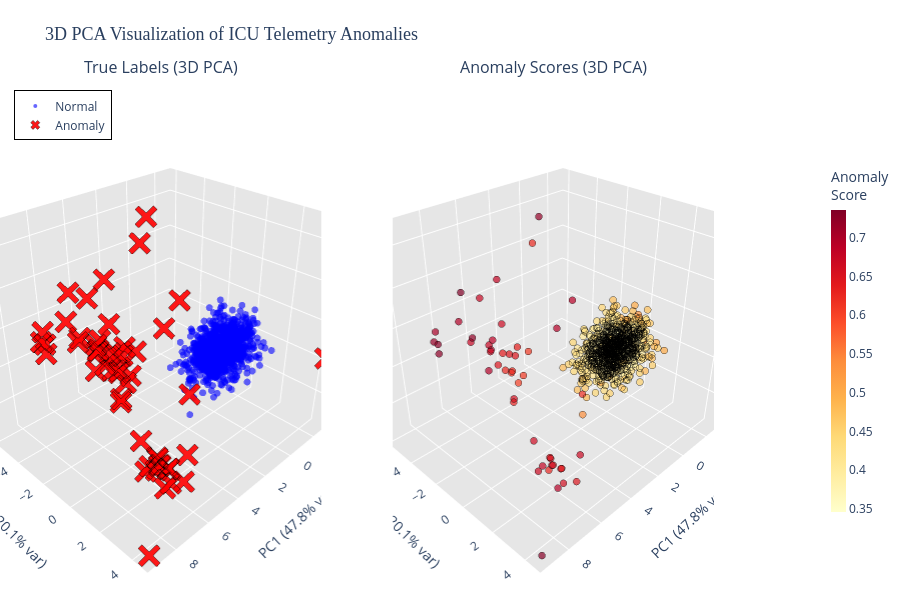

This figure's notebook cell:
### Code cell
# Visualize in 3D using PCA with Plotly
pca_3d = PCA(n_components=3, random_state=42)
X_pca_3d = pca_3d.fit_transform(X_scaled)

# Create a DataFrame for easier plotting
plot_df = pd.DataFrame({
    'PC1': X_pca_3d[:, 0],
    'PC2': X_pca_3d[:, 1],
    'PC3': X_pca_3d[:, 2],
    'True Label': ['Anomaly' if y == -1 else 'Normal' for y in y_true],
    'Anomaly Score': -anomaly_scores,  # Flip for visualization (higher = more anomalous)
    'Sample Index': range(len(X))
})

# Create two side-by-side 3D plots
from plotly.subplots import make_subplots

fig = make_subplots(
    rows=1, cols=2,
    subplot_titles=('True Labels (3D PCA)', 'Anomaly Scores (3D PCA)'),
    specs=[[{'type': 'scatter3d'}, {'type': 'scatter3d'}]],
    horizontal_spacing=0.1
)

# Plot 1: True Labels
for label, color in [('Normal', 'blue'), ('Anomaly', 'red')]:
    mask = plot_df['True Label'] == label
    fig.add_trace(
        go.Scatter3d(
            x=plot_df[mask]['PC1'],
            y=plot_df[mask]['PC2'],
            z=plot_df[mask]['PC3'],
            mode='markers',
            name=label,
            marker=dict(
                size=4 if label == 'Normal' else 8,
                color=color,
                opacity=0.6 if label == 'Normal' else 0.9,
                symbol='circle' if label == 'Normal' else 'x',
                line=dict(width=0.5, color='black') if label == 'Anomaly' else dict(width=0)
            ),
            text=[f"Sample {i}<br>{label}" for i in plot_df[mask]['Sample Index']],
            hovertemplate='<b>%{text}</b><br>PC1: %{x:.2f}<br>PC2: %{y:.2f}<br>PC3: %{z:.2f}<extra></extra>'
        ),
        row=1, col=1
    )

# Plot 2: Anomaly Scores (continuous color scale)
fig.add_trace(
    go.Scatter3d(
        x=plot_df['PC1'],
        y=plot_df['PC2'],
        z=plot_df['PC3'],
        mode='markers',
        name='Anomaly Score',
        marker=dict(
            size=4,
            color=plot_df['Anomaly Score'],
            colorscale='YlOrRd',
            opacity=0.7,
            colorbar=dict(
                title='Anomaly<br>Score',
                x=1.15,
                thickness=15,
                len=0.7
            ),
            line=dict(width=0.5, color='black')
        ),
        text=[f"Sample {i}<br>Score: {score:.3f}<br>{label}" 
              for i, score, label in zip(plot_df['Sample Index'], 
                                        plot_df['Anomaly Score'], 
                                        plot_df['True Label'])],
        hovertemplate='<b>%{text}</b><br>PC1: %{x:.2f}<br>PC2: %{y:.2f}<br>PC3: %{z:.2f}<extra></extra>',
        showlegend=False
    ),
    row=1, col=2
)

# Update layout
fig.update_layout(
    title=dict(
        text='3D PCA Visualization of ICU Telemetry Anomalies',
        font=dict(size=18, family='Arial Black')
    ),
    height=600,
    showlegend=True,
    legend=dict(
        x=0.02,
        y=0.98,
        bgcolor='rgba(255,255,255,0.8)',
        bordercolor='black',
        borderwidth=1
    ),
    margin=dict(l=0, r=0, t=80, b=0)
)

# Update 3D scene properties
scene_config = dict(
    xaxis=dict(
        title=f'PC1 ({pca_3d.explained_variance_ratio_[0]:.1%} var)',
        backgroundcolor='rgb(230, 230,230)',
        gridcolor='white'
    ),
    yaxis=dict(
        title=f'PC2 ({pca_3d.explained_variance_ratio_[1]:.1%} var)',
        backgroundcolor='rgb(230, 230,230)',
        gridcolor='white'
    ),
    zaxis=dict(
        title=f'PC3 ({pca_3d.explained_variance_ratio_[2]:.1%} var)',
        backgroundcolor='rgb(230, 230,230)',
        gridcolor='white'
    ),
    camera=dict(
        eye=dict(x=1.5, y=1.5, z=1.3)
    )
)

fig.update_scenes(scene_config, row=1, col=1)
fig.update_scenes(scene_config, row=1, col=2)

fig.show()

print(f"\n3D PCA Explained Variance:")
print(f"  - PC1: {pca_3d.explained_variance_ratio_[0]:.1%}")
print(f"  - PC2: {pca_3d.explained_variance_ratio_[1]:.1%}")
print(f"  - PC3: {pca_3d.explained_variance_ratio_[2]:.1%}")
print(f"  - Total: {pca_3d.explained_variance_ratio_.sum():.1%}")
print(f"\n💡 Tip: You can rotate, zoom, and pan the 3D plots with your mouse!")
print("     Click and drag to rotate, scroll to zoom, shift+drag to pan.")

### Figure 1 — Plotly figure (JSON) as saved in the notebook; plotly's stock layout.template omitted (floating-point values rounded to 4 significant figures; data arrays with more than 128 entries replaced by an {"elided": "..."} marker saying what was removed)
{"data": [{"hovertemplate": "<b>%{text}</b><br>PC1: %{x:.2f}<br>PC2: %{y:.2f}<br>PC3: %{z:.2f}<extra></extra>", "marker": {"color": "blue", "line": {"width": 0}, "opacity": 0.6, "size": 4, "symbol": "circle"}, "mode": "markers", "name": "Normal", "scene": "scene", "text": {"elided": "1000 str values"}, "type": "scatter3d", "x": {"elided": "1000 float values"}, "y": {"elided": "1000 float values"}, "z": {"elided": "1000 float values"}}, {"hovertemplate": "<b>%{text}</b><br>PC1: %{x:.2f}<br>PC2: %{y:.2f}<br>PC3: %{z:.2f}<extra></extra>", "marker": {"color": "red", "line": {"color": "black", "width": 0.5}, "opacity": 0.9, "size": 8, "symbol": "x"}, "mode": "markers", "name": "Anomaly", "scene": "scene", "text": ["Sample 49<br>Anomaly", "Sample 78<br>Anomaly", "Sample 83<br>Anomaly", "Sample 93<br>Anomaly", "Sample 103<br>Anomaly", "Sample 119<br>Anomaly", "Sample 134<br>Anomaly", "Sample 146<br>Anomaly", "Sample 158<br>Anomaly", "Sample 182<br>Anomaly", "Sample 234<br>Anomaly", "Sample 256<br>Anomaly", "Sample 300<br>Anomaly", "Sample 318<br>Anomaly", "Sample 335<br>Anomaly", "Sample 391<br>Anomaly", "Sample 420<br>Anomaly", "Sample 448<br>Anomaly", "Sample 450<br>Anomaly", "Sample 509<br>Anomaly", "Sample 513<br>Anomaly", "Sample 528<br>Anomaly", "Sample 547<br>Anomaly", "Sample 560<br>Anomaly", "Sample 572<br>Anomaly", "Sample 603<br>Anomaly", "Sample 620<br>Anomaly", "Sample 621<br>Anomaly", "Sample 648<br>Anomaly", "Sample 654<br>Anomaly", "Sample 655<br>Anomaly", "Sample 666<br>Anomaly", "Sample 714<br>Anomaly", "Sample 727<br>Anomaly", "Sample 731<br>Anomaly", "Sample 748<br>Anomaly", "Sample 778<br>Anomaly", "Sample 789<br>Anomaly", "Sample 822<br>Anomaly", "Sample 836<br>Anomaly", "Sample 864<br>Anomaly", "Sample 868<br>Anomaly", "Sample 893<br>Anomaly", "Sample 905<br>Anomaly", "Sample 921<br>Anomaly", "Sample 928<br>Anomaly", "Sample 938<br>Anomaly", "Sample 1003<br>Anomaly", "Sample 1004<br>Anomaly", "Sample 1022<br>Anomaly"], "type": "scatter3d", "x": [4.191, 5.344, 9.161, 2.623, 5.685, 4.155, 6.376, 2.193, 7.141, 7.322, 3.244, 5.689, 1.631, 6.729, 3.329, 5.694, 8.383, 2.646, 9.166, 7.28, 6.827, -2.582, 6.68, 2.061, 2.815, 2.343, 6.493, 6.265, 6.664, 3.524, 6.688, 8.69, 5.756, 5.855, 2.956, 1.037, 9.225, 6.395, 7.074, 6.219, 5.832, 2.088, 5.229, 7.972, 1.755, 3.139, 3.229, 5.926, 9.164, 5.568], "y": [-3.298, 1.527, 4.509, -3.621, 1.656, -2.695, -0.0655, -2.74, -0.6097, -0.2608, -3.322, 3.117, -3.803, -5.021, -3.738, 2.16, -0.5296, -6.002, -1.233, -1.649, 1.888, 4.533, -1.121, -6.106, -3.989, -4.35, -0.5432, 3.798, 2.93, -4.554, 2.015, 0.3942, 1.449, -2.385, -4.115, -0.8414, -1.414, 1.17, -1.106, 2.112, 2.463, -3.775, 1.033, -1.41, -0.9988, -4.081, -4.341, 1.696, -1.322, 2.088], "z": [1.904, 4.149, -3.527, -2.004, -2.852, -2.438, 0.3425, 6.872, 3.206, 3.214, -2.013, -2.861, 5.122, 0.5847, -1.54, -2.733, 6.108, -0.8435, 3.856, 2.952, -2.311, 0.4475, 2.45, 2.55, -0.84, -0.6796, 2.545, -0.5088, -2.701, -1.351, -2.01, 4.65, -3.248, 0.4555, -1.792, -2.598, 3.914, -1.285, 5.172, -2.211, -3.316, -0.8096, -3.149, 4.33, 3.13, -0.6368, -1.722, -2.211, 4.387, -2.845]}, {"hovertemplate": "<b>%{text}</b><br>PC1: %{x:.2f}<br>PC2: %{y:.2f}<br>PC3: %{z:.2f}<extra></extra>", "marker": {"color": {"elided": "1050 float values"}, "colorbar": {"len": 0.7, "thickness": 15, "title": {"text": "Anomaly<br>Score"}, "x": 1.15}, "colorscale": [[0.0, "rgb(255,255,204)"], [0.125, "rgb(255,237,160)"], [0.25, "rgb(254,217,118)"], [0.375, "rgb(254,178,76)"], [0.5, "rgb(253,141,60)"], [0.625, "rgb(252,78,42)"], [0.75, "rgb(227,26,28)"], [0.875, "rgb(189,0,38)"], [1.0, "rgb(128,0,38)"]], "line": {"color": "black", "width": 0.5}, "opacity": 0.7, "size": 4}, "mode": "markers", "name": "Anomaly Score", "scene": "scene2", "showlegend": false, "text": {"elided": "1050 str values"}, "type": "scatter3d", "x": {"elided": "1050 float values"}, "y": {"elided": "1050 float values"}, "z": {"elided": "1050 float values"}}], "layout": {"annotations": [{"font": {"size": 16}, "showarrow": false, "text": "True Labels (3D PCA)", "x": 0.225, "xanchor": "center", "xref": "paper", "y": 1.0, "yanchor": "bottom", "yref": "paper"}, {"font": {"size": 16}, "showarrow": false, "text": "Anomaly Scores (3D PCA)", "x": 0.775, "xanchor": "center", "xref": "paper", "y": 1.0, "yanchor": "bottom", "yref": "paper"}], "height": 600, "legend": {"bgcolor": "rgba(255,255,255,0.8)", "bordercolor": "black", "borderwidth": 1, "x": 0.02, "y": 0.98}, "margin": {"b": 0, "l": 0, "r": 0, "t": 80}, "scene": {"camera": {"eye": {"x": 1.5, "y": 1.5, "z": 1.3}}, "domain": {"x": [0.0, 0.45], "y": [0.0, 1.0]}, "xaxis": {"backgroundcolor": "rgb(230, 230,230)", "gridcolor": "white", "title": {"text": "PC1 (47.8% var)"}}, "yaxis": {"backgroundcolor": "rgb(230, 230,230)", "gridcolor": "white", "title": {"text": "PC2 (20.1% var)"}}, "zaxis": {"backgroundcolor": "rgb(230, 230,230)", "gridcolor": "white", "title": {"text": "PC3 (18.0% var)"}}}, "scene2": {"camera": {"eye": {"x": 1.5, "y": 1.5, "z": 1.3}}, "domain": {"x": [0.55, 1.0], "y": [0.0, 1.0]}, "xaxis": {"backgroundcolor": "rgb(230, 230,230)", "gridcolor": "white", "title": {"text": "PC1 (47.8% var)"}}, "yaxis": {"backgroundcolor": "rgb(230, 230,230)", "gridcolor": "white", "title": {"text": "PC2 (20.1% var)"}}, "zaxis": {"backgroundcolor": "rgb(230, 230,230)", "gridcolor": "white", "title": {"text": "PC3 (18.0% var)"}}}, "showlegend": true, "title": {"font": {"family": "Arial Black", "size": 18}, "text": "3D PCA Visualization of ICU Telemetry Anomalies"}}}
